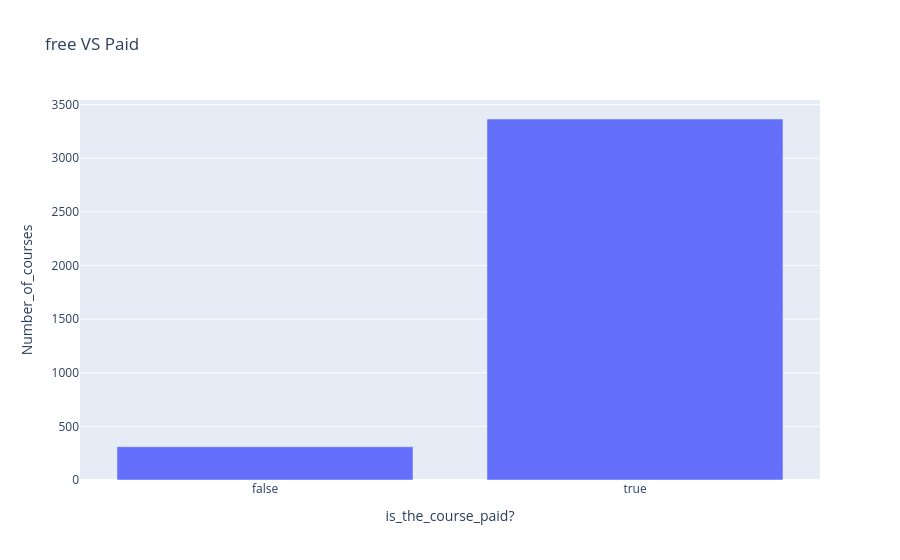

Notebook code cell kept with this figure:
### Code cell
px.bar(data_frame=free_vs_paid,
       x='is_the_course_paid?',
       y='Number_of_courses',
       title='free VS Paid')

### Figure 1 — Plotly figure (JSON) as saved in the notebook; plotly's stock layout.template omitted (floating-point values rounded to 4 significant figures)
{"data": [{"hovertemplate": "is_the_course_paid?=%{x}<br>Number_of_courses=%{y}<extra></extra>", "legendgroup": "", "marker": {"color": "#636efa", "pattern": {"shape": ""}}, "name": "", "orientation": "v", "showlegend": false, "textposition": "auto", "type": "bar", "x": [false, true], "xaxis": "x", "y": [310, 3366], "yaxis": "y"}], "layout": {"barmode": "relative", "legend": {"tracegroupgap": 0}, "title": {"text": "free VS Paid"}, "xaxis": {"anchor": "y", "domain": [0, 1], "title": {"text": "is_the_course_paid?"}}, "yaxis": {"anchor": "x", "domain": [0, 1], "title": {"text": "Number_of_courses"}}}}
